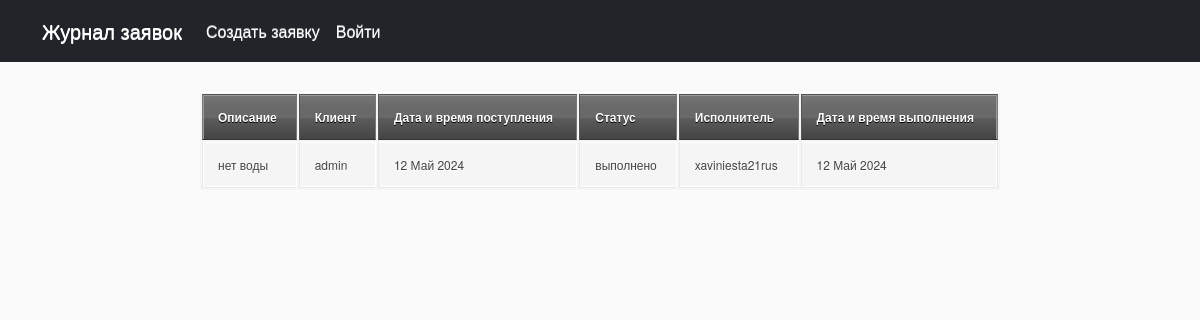
/31, run on the app's committed database.
### task/models.py (models this page shows, shortened)
class Task(models.Model):
    customer = models.ForeignKey(User, on_delete=models.CASCADE, blank=True, null=True)
    time_in = models.DateTimeField(auto_now_add=True)
    time_out = models.DateTimeField(null=True)
    category = models.ForeignKey(Category, on_delete=models.CASCADE)
    text = models.TextField()
    place = models.TextField(max_length=255)
    complete = models.BooleanField(default=False, choices=STATUS)
    executor = models.TextField(blank=True, null=True, default='')

### task/views.py (the view)
# urls.py: path('<int:pk>', TaskDetail.as_view(), name='tasks'),
class TaskDetail(DetailView):
    model = Task
    template_name = 'task.html'
    context_object_name = 'task'

### templates/task.html (shortened to what this page needs)
{% extends 'flatpages/default.html' %}
{% block content %}
<table>
                <tr>
                   <th>Описание</th>
                   <th>Клиент</th>
                   <th>Дата и время поступления</th>
                   <th>Статус</th>
                   <th>Исполнитель</th>
                   <th>Дата и время выполнения</th>
                </tr>
                    <td>{{ task.text }}</td>
                    <td>{{ task.customer }}</td>
                    <td>{{ task.time_in|date:'d M Y' }}</td>
                    {% if task.complete %}
                    <td>{{ task.get_complete_display }}</td>
                    {% else %}
                    <td>
                        {{ task.get_complete_display }}
                        <h><a href="{% url 'update' object.pk %}">ВЫПОЛНИТЬ<h></h>
                    {% endif %}
                    <td>{{ task.executor }}</td>
                    <td>{{ task.time_out|date:'d M Y' }}</td>
{% endblock content %}

### static/css/table_style.css (style rules this page uses)
body { background: #fafafa url(https://jackrugile.com/images/misc/noise-diagonal.png); color: #444; font: 100%/30px 'Helvetica Neue', helvetica, arial, sans-serif; text-shadow: 0 1px 0 #fff; }
table { background: #f5f5f5; border-collapse: separate; box-shadow: inset 0 1px 0 #fff; font-size: 12px; line-height: 24px; margin: 30px auto; text-align: left; width: 800px; }
th { background: url(https://jackrugile.com/images/misc/noise-diagonal.png), linear-gradient(#777, #444); border-left: 1px solid #555; border-right: 1px solid #777; border-top: 1px solid #555; border-bottom: 1px solid #333; box-shadow: inset 0 1px 0 #999; color: #fff; font-weight: bold; padding: 10px 15px; position: relative; text-shadow: 0 1px 0 #000; }
th:after { background: linear-gradient(rgba(255,255,255,0), rgba(255,255,255,.08)); content: ''; display: block; height: 25%; left: 0; margin: 1px 0 0 0; position: absolute; top: 25%; width: 100%; }
th:first-child { border-left: 1px solid #777; box-shadow: inset 1px 1px 0 #999; }
th:last-child { box-shadow: inset -1px 1px 0 #999; }
td { border-right: 1px solid #fff; border-left: 1px solid #e8e8e8; border-top: 1px solid #fff; border-bottom: 1px solid #e8e8e8; padding: 10px 15px; position: relative; transition: all 300ms; }
td:first-child { box-shadow: inset 1px 0 0 #fff; }
td:last-child { border-right: 1px solid #e8e8e8; box-shadow: inset -1px 0 0 #fff; }
tr { background: url(https://jackrugile.com/images/misc/noise-diagonal.png); }
tr:last-of-type td { box-shadow: inset 0 -1px 0 #fff; }
tr:last-of-type td:first-child { box-shadow: inset 1px -1px 0 #fff; }
tr:last-of-type td:last-child { box-shadow: inset -1px -1px 0 #fff; }

### data on the page
Task: text "нет воды", customer "admin", time_in "12 Май 2024", complete "выполнено", executor "xaviniesta21rus", time_out "12 Май 2024"
